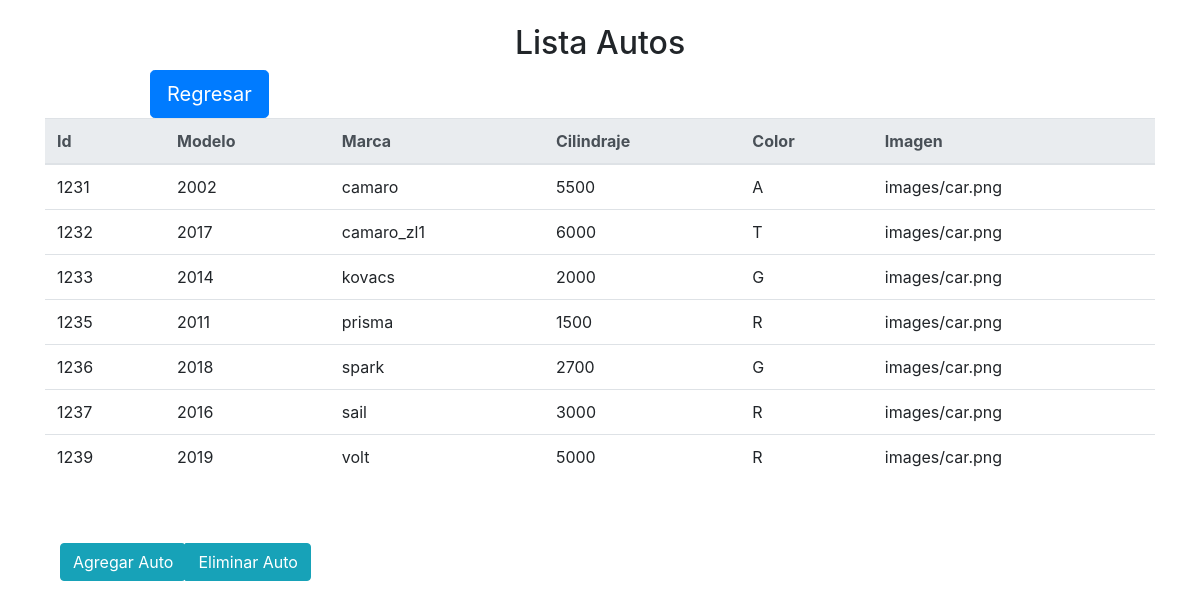
/lista_admin.php, run on the app's committed database.
### tables this page shows
CREATE TABLE `cars` (
  `id` int(11) NOT NULL,
  `modelo` varchar(30) NOT NULL,
  `marca` varchar(25) NOT NULL,
  `cilindraje` int(5) NOT NULL,
  `color` varchar(8) NOT NULL,
  `imagen` varchar(50) NOT NULL
);

### lista_admin.php (the view, shortened to what this page needs)
<html>
	<head><title>AUTOS</title>
	 <link rel="stylesheet" href="https://stackpath.bootstrapcdn.com/bootstrap/4.3.1/css/bootstrap.min.css">
	 </head>
	<body>
  <br><h2 align="center">Lista Autos</h2>
	<table>
	<th width="920px" style="padding-top: 0px; padding-right: 0px; padding-bottom: 0px; padding-left: 150px"><a href="index.php"><button type="button" class="btn btn-primary btn-lg">
	Regresar</button></a></th>
	</table>
  <div class="container">
  <table class="table" id="tabla">
    <thead class="thead-light">
      <tr>
			<th>Id</th>
			<th>Modelo</th>
			<th>Marca</th>
			<th>Cilindraje</th>
			<th>Color</th>
			<th>Imagen</th>
      </tr>
	</thead>
   </div>
	</body>
</html>
<?php
	include "database.php";
	  $sql_users="SELECT * FROM cars";
	  $result=$conn->query($sql_users);
	  if($result->num_rows > 0){
		  while ($row = $result->fetch_assoc()) {
			  echo "<tr><td>".$row['id']."</td>";
			  echo "<td>".$row['modelo']."</td>";
			  echo "<td>".$row['marca']."</td>";
			  echo "<td>".$row['cilindraje']."</td>";
			  echo "<td>".$row['color']."</td>";
			  echo "<td>".$row['imagen']."</td>";
			}
	  }else{
		  echo "::: No hay Autos registrados :::";
	  }
?>
<html>
<br><br>
<div class="well-sm col-sm-12">
<div class="btn-group pull-right">
	<td><a href="add.php"><button type="button" id="agregar" name='agregar' class="btn btn-info">Agregar Auto</button></a>
	</td><td></td><td></td><td></td>
	<td><button type="button" id="eliminar" name='eliminar' class="btn btn-info" onclick="eliminar()">Eliminar Auto</button>
	</td>
</div>
</div>
</html>

### data on the page
cars: id "1231", modelo "2002", marca "camaro", cilindraje "5500", color "A", imagen "images/car.png"
cars: id "1232", modelo "2017", marca "camaro_zl1", cilindraje "6000", color "T", imagen "images/car.png"
cars: id "1233", modelo "2014", marca "kovacs", cilindraje "2000", color "G", imagen "images/car.png"
cars: id "1235", modelo "2011", marca "prisma", cilindraje "1500", color "R", imagen "images/car.png"
cars: id "1236", modelo "2018", marca "spark", cilindraje "2700", color "G", imagen "images/car.png"
cars: id "1237", modelo "2016", marca "sail", cilindraje "3000", color "R", imagen "images/car.png"
cars: id "1239", modelo "2019", marca "volt", cilindraje "5000", color "R", imagen "images/car.png"
